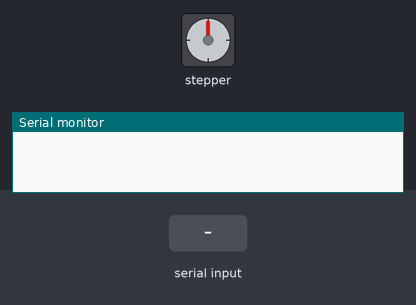
This sketch was run on a simulated Arduino Uno, built with avr-gcc and run on an emulated ATmega328P. Shown: stepper motor, the last lines printed to the serial monitor. Inputs (shaded band) come from the test bench. Stepper angles assume 512 steps per turn.

Above: at 1.2 s.
1.3 s: "1" received over Serial
At 1.45 s:
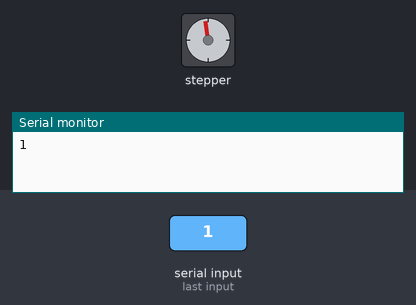
At 2.08 s:
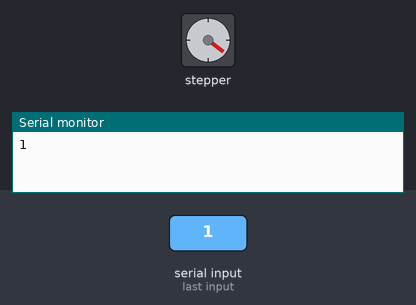
Timing chart, 0 to 9.8 s (numbered marks = the images above; inputs shaded):
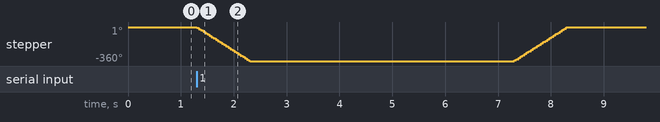

The sketch:

actuate.ino
```cpp
#include <Stepper.h>

const int stepsPerRevolution = 512;  // change this to fit the number of steps per revolution
// for your motor

// initialize the stepper library on pins 8 through 11:
Stepper myStepper(stepsPerRevolution, 8, 10, 9, 11);

char serialData;

void setup() {
  // set the speed at 60 rpm:
  myStepper.setSpeed(60);
  Serial.begin(9600);

}

void loop() {
  if(Serial.available() > 0){
    serialData = Serial.read();
    Serial.print(serialData);

    if(serialData = '1'){
      myStepper.step(-stepsPerRevolution);

      delay(5000);

      myStepper.step(stepsPerRevolution);
    }

  }
}
```

Measured:
- after the input at 1.3 s, stepper: turns 360° counter-clockwise in 1.0 s, then 360° clockwise in 1.0 s
